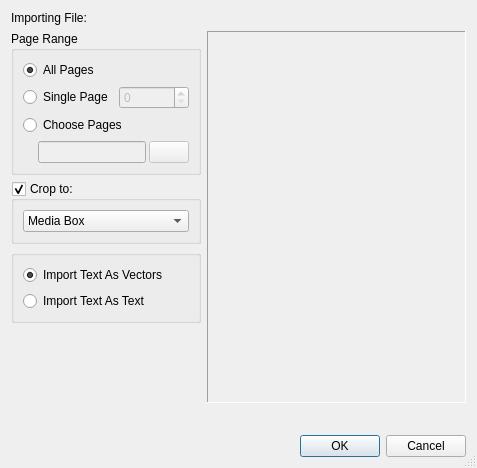
<?xml version="1.0" encoding="UTF-8"?>
<ui version="4.0">
 <class>PdfImportOptions</class>
 <widget class="QDialog" name="PdfImportOptions">
  <property name="geometry">
   <rect>
    <x>0</x>
    <y>0</y>
    <width>477</width>
    <height>468</height>
   </rect>
  </property>
  <property name="windowTitle">
   <string>PDF-Import</string>
  </property>
  <property name="sizeGripEnabled">
   <bool>true</bool>
  </property>
  <layout class="QVBoxLayout" name="verticalLayout_5">
   <item>
    <layout class="QHBoxLayout" name="horizontalLayout_5">
     <item>
      <widget class="QLabel" name="label">
       <property name="sizePolicy">
        <sizepolicy hsizetype="Maximum" vsizetype="Preferred">
         <horstretch>0</horstretch>
         <verstretch>0</verstretch>
        </sizepolicy>
       </property>
       <property name="text">
        <string>Importing File:</string>
       </property>
      </widget>
     </item>
     <item>
      <widget class="QLabel" name="fileLabel">
       <property name="sizePolicy">
        <sizepolicy hsizetype="Expanding" vsizetype="Preferred">
         <horstretch>0</horstretch>
         <verstretch>0</verstretch>
        </sizepolicy>
       </property>
       <property name="text">
        <string/>
       </property>
      </widget>
     </item>
    </layout>
   </item>
   <item>
    <layout class="QHBoxLayout" name="horizontalLayout_4">
     <item>
      <layout class="QVBoxLayout" name="verticalLayout_3">
       <item>
        <widget class="QGroupBox" name="groupBox">
         <property name="sizePolicy">
          <sizepolicy hsizetype="Maximum" vsizetype="Maximum">
           <horstretch>0</horstretch>
           <verstretch>0</verstretch>
          </sizepolicy>
         </property>
         <property name="title">
          <string>Page Range</string>
         </property>
         <layout class="QVBoxLayout" name="verticalLayout">
          <item>
           <widget class="QRadioButton" name="allPages">
            <property name="text">
             <string>All Pages</string>
            </property>
            <property name="checked">
             <bool>true</bool>
            </property>
           </widget>
          </item>
          <item>
           <layout class="QHBoxLayout" name="horizontalLayout_2">
            <item>
             <widget class="QRadioButton" name="singlePage">
              <property name="text">
               <string>Single Page</string>
              </property>
             </widget>
            </item>
            <item>
             <widget class="QSpinBox" name="spinBox">
              <property name="enabled">
               <bool>false</bool>
              </property>
             </widget>
            </item>
           </layout>
          </item>
          <item>
           <widget class="QRadioButton" name="selectedPages">
            <property name="text">
             <string>Choose Pages</string>
            </property>
           </widget>
          </item>
          <item>
           <layout class="QHBoxLayout" name="horizontalLayout">
            <property name="spacing">
             <number>3</number>
            </property>
            <property name="leftMargin">
             <number>15</number>
            </property>
            <item>
             <widget class="QLineEdit" name="pageRangeString">
              <property name="enabled">
               <bool>false</bool>
              </property>
             </widget>
            </item>
            <item>
             <widget class="QPushButton" name="pageSelectButton">
              <property name="enabled">
               <bool>false</bool>
              </property>
              <property name="text">
               <string/>
              </property>
             </widget>
            </item>
           </layout>
          </item>
         </layout>
        </widget>
       </item>
       <item>
        <widget class="QGroupBox" name="cropGroup">
         <property name="sizePolicy">
          <sizepolicy hsizetype="Preferred" vsizetype="Maximum">
           <horstretch>0</horstretch>
           <verstretch>0</verstretch>
          </sizepolicy>
         </property>
         <property name="title">
          <string>Crop to:</string>
         </property>
         <property name="checkable">
          <bool>true</bool>
         </property>
         <layout class="QVBoxLayout" name="verticalLayout_2">
          <item>
           <widget class="QComboBox" name="cropBox">
            <item>
             <property name="text">
              <string>Media Box</string>
             </property>
            </item>
            <item>
             <property name="text">
              <string>Bleed Box</string>
             </property>
            </item>
            <item>
             <property name="text">
              <string>Trim Box</string>
             </property>
            </item>
            <item>
             <property name="text">
              <string>Crop Box</string>
             </property>
            </item>
            <item>
             <property name="text">
              <string>Art Box</string>
             </property>
            </item>
           </widget>
          </item>
         </layout>
        </widget>
       </item>
       <item>
        <widget class="QGroupBox" name="groupBox_2">
         <property name="sizePolicy">
          <sizepolicy hsizetype="Preferred" vsizetype="Maximum">
           <horstretch>0</horstretch>
           <verstretch>0</verstretch>
          </sizepolicy>
         </property>
         <property name="title">
          <string/>
         </property>
         <layout class="QVBoxLayout" name="verticalLayout_8">
          <item>
           <widget class="QRadioButton" name="textAsVectors">
            <property name="enabled">
             <bool>true</bool>
            </property>
            <property name="text">
             <string>Import Text As Vectors</string>
            </property>
            <property name="checked">
             <bool>true</bool>
            </property>
           </widget>
          </item>
          <item>
           <widget class="QRadioButton" name="radioButton_2">
            <property name="text">
             <string>Import Text As Text</string>
            </property>
           </widget>
          </item>
         </layout>
        </widget>
       </item>
       <item>
        <spacer name="verticalSpacer">
         <property name="orientation">
          <enum>Qt::Vertical</enum>
         </property>
         <property name="sizeHint" stdset="0">
          <size>
           <width>20</width>
           <height>40</height>
          </size>
         </property>
        </spacer>
       </item>
      </layout>
     </item>
     <item>
      <layout class="QVBoxLayout" name="verticalLayout_4">
       <item>
        <widget class="QLabel" name="previewWidget">
         <property name="sizePolicy">
          <sizepolicy hsizetype="Expanding" vsizetype="Expanding">
           <horstretch>0</horstretch>
           <verstretch>0</verstretch>
          </sizepolicy>
         </property>
         <property name="minimumSize">
          <size>
           <width>250</width>
           <height>340</height>
          </size>
         </property>
         <property name="frameShape">
          <enum>QFrame::Panel</enum>
         </property>
         <property name="frameShadow">
          <enum>QFrame::Sunken</enum>
         </property>
         <property name="text">
          <string/>
         </property>
         <property name="alignment">
          <set>Qt::AlignCenter</set>
         </property>
        </widget>
       </item>
       <item>
        <layout class="QHBoxLayout" name="horizontalLayout_3">
         <item>
          <spacer name="horizontalSpacer">
           <property name="orientation">
            <enum>Qt::Horizontal</enum>
           </property>
           <property name="sizeHint" stdset="0">
            <size>
             <width>40</width>
             <height>20</height>
            </size>
           </property>
          </spacer>
         </item>
         <item>
          <widget class="PageSelector" name="pgSelect" native="true"/>
         </item>
         <item>
          <spacer name="horizontalSpacer_2">
           <property name="orientation">
            <enum>Qt::Horizontal</enum>
           </property>
           <property name="sizeHint" stdset="0">
            <size>
             <width>40</width>
             <height>20</height>
            </size>
           </property>
          </spacer>
         </item>
        </layout>
       </item>
      </layout>
     </item>
    </layout>
   </item>
   <item>
    <widget class="QDialogButtonBox" name="buttonBox">
     <property name="orientation">
      <enum>Qt::Horizontal</enum>
     </property>
     <property name="standardButtons">
      <set>QDialogButtonBox::Cancel|QDialogButtonBox::Ok</set>
     </property>
    </widget>
   </item>
  </layout>
 </widget>
 <customwidgets>
  <customwidget>
   <class>PageSelector</class>
   <extends>QWidget</extends>
   <header>ui/pageselector.h</header>
   <container>1</container>
  </customwidget>
 </customwidgets>
 <resources/>
 <connections>
  <connection>
   <sender>buttonBox</sender>
   <signal>accepted()</signal>
   <receiver>PdfImportOptions</receiver>
   <slot>accept()</slot>
   <hints>
    <hint type="sourcelabel">
     <x>257</x>
     <y>414</y>
    </hint>
    <hint type="destinationlabel">
     <x>157</x>
     <y>274</y>
    </hint>
   </hints>
  </connection>
  <connection>
   <sender>buttonBox</sender>
   <signal>rejected()</signal>
   <receiver>PdfImportOptions</receiver>
   <slot>reject()</slot>
   <hints>
    <hint type="sourcelabel">
     <x>325</x>
     <y>414</y>
    </hint>
    <hint type="destinationlabel">
     <x>286</x>
     <y>274</y>
    </hint>
   </hints>
  </connection>
  <connection>
   <sender>singlePage</sender>
   <signal>toggled(bool)</signal>
   <receiver>spinBox</receiver>
   <slot>setEnabled(bool)</slot>
   <hints>
    <hint type="sourcelabel">
     <x>59</x>
     <y>75</y>
    </hint>
    <hint type="destinationlabel">
     <x>135</x>
     <y>67</y>
    </hint>
   </hints>
  </connection>
  <connection>
   <sender>selectedPages</sender>
   <signal>toggled(bool)</signal>
   <receiver>pageRangeString</receiver>
   <slot>setEnabled(bool)</slot>
   <hints>
    <hint type="sourcelabel">
     <x>76</x>
     <y>102</y>
    </hint>
    <hint type="destinationlabel">
     <x>83</x>
     <y>125</y>
    </hint>
   </hints>
  </connection>
  <connection>
   <sender>selectedPages</sender>
   <signal>toggled(bool)</signal>
   <receiver>pageSelectButton</receiver>
   <slot>setEnabled(bool)</slot>
   <hints>
    <hint type="sourcelabel">
     <x>116</x>
     <y>104</y>
    </hint>
    <hint type="destinationlabel">
     <x>145</x>
     <y>123</y>
    </hint>
   </hints>
  </connection>
 </connections>
</ui>
